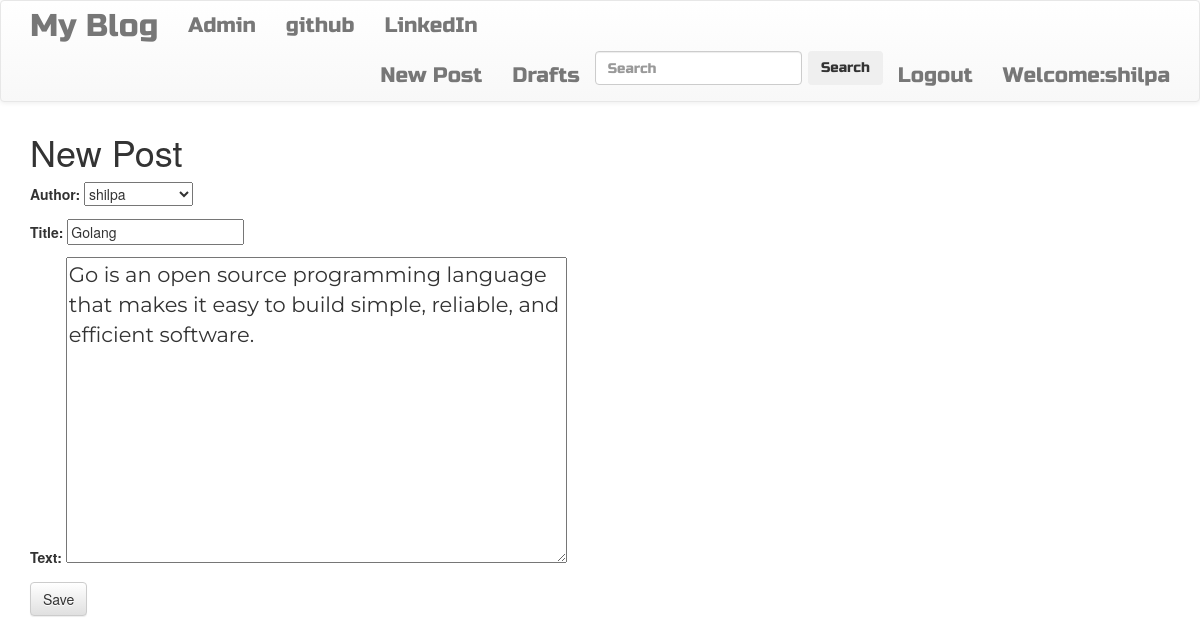
The app's page /post/5/edit/ (signed in) with its own data.
### blog_site1/models.py (models this page shows, shortened)
class Post(models.Model):
    author=models.ForeignKey('auth.User',on_delete=models.CASCADE)
    title=models.CharField(max_length=200)
    text=models.TextField()
    image=models.ImageField(upload_to='blog_site/images',default="")
    created_date=models.DateTimeField(default=timezone.now)
    published_date=models.DateTimeField(blank=True,null=True)

### blog_site1/views.py (the view)
# urls.py: url(r'^post/(?P<pk>\d+)/edit/$',views.PostUpdateView.as_view(),name='post_edit'),
class PostUpdateView(LoginRequiredMixin,UpdateView):
    login_url='/login/'
    redirect_field_name='blog_site1/post_detail.html'
    form_class= PostForm
    model=Post

### blog_site1/forms.py
class PostForm(forms.ModelForm):
    class Meta():
        model=Post
        fields=('author','title','text')
        widgets = {
            'title':forms.TextInput(attrs={'class':'textinputclass'}),
            'text':forms.Textarea(attrs={'class':'editable medium-editor-textarea postcontent'})
        }

### blog_site1/templates/blog_site1/post_form.html (shortened to what this page needs)
{%extends "blog_site1/base.html" %}
{% block content%}
<h1>New Post</h1>
<form class="post-form"  method="POST">
    {{form.as_p}}
    <button type="submit" class='save btn btn-default' name="button">Save</button>
</form>
{% endblock %}

### blog_site1/templates/blog_site1/base.html (shortened to what this page needs)
<!DOCTYPE html>
{% load static %}
<html>
    <head>
<link rel="stylesheet" href="https://maxcdn.bootstrapcdn.com/bootstrap/3.3.7/css/bootstrap.min.css">
<link rel="stylesheet" href="https://maxcdn.bootstrapcdn.com/bootstrap/3.3.7/css/bootstrap-theme.min.css">
<link rel="stylesheet" href="//cdn.jsdelivr.net/npm/medium-editor@latest/dist/css/medium-editor.min.css" type="text/css" media="screen" charset="utf-8">
<link rel="stylesheet" href="{% static 'css/blog.css' %}">
</head>
    <body class="loader">
        <nav class="navbar navbar-default techfont custom-navbar">
            <div class="container">
                <ul class="nav navbar-nav">
                <li><a class="navbar-brand bigbrand" href="{%url 'post_list'%}">My Blog</a></li>
                <li><a   href="{%url 'admin:index'%}">Admin</a></li>
                <li><a   href="https://www.github.com">github</a></li>
                <li><a   href="https://www.linkedin.com">LinkedIn</a></li>
            </ul>
            <ul class="nav navbar-nav navbar-right">
                {% if  user.is_authenticated %}
                <li>
                    <a href="{%url 'post_new' %}">New Post</a>
                </li>
                <li>
                    <a href="{%url 'post_draft_list' %}">Drafts</a>
                </li>
                <li>
                    <form method="get" action="/search" class="form-inline my-2 my-lg-0">
                        <input class="form-control mr-sm-2" type="search" placeholder="Search"
                        aria-label="Search" name="search" id="search">
                        <button class="btn btn-outline-success my-2 my-sm-0" type="submit">Search</button>
                    </form>
                </li>
                <li>
                    <a href="{%url 'logout' %}">Logout</a>
                </li>
                <li>
                    <a>Welcome:{{user.username}}</a>
                </li>
                    {% else %}
                  <li>
                      <a class='nav navbar-right' href="{% url 'login' %}"><span class='glyphicon glyphicon-user'></span></a></li>
                {% endif %}
            </ul>
            </div>
        </nav>
        <div class ="content container">
            <div class="row">
                <div class="col-md-8">
                    <div class="blog_posts">
                        {%block content %}
                        {%endblock%}
                    </div>
                </div>
            </div>
        </div>
    </body class="loader">
</html>

### blog_site1/static/css/blog.css (style rules this page uses)
.techfont { font-family: 'Russo One',sans-serif; font-size:1.5em; margin-bottom:10px; }
.bigbrand { font-size:1.5em; }
.postcontent { font-family:'Montserrat'; font-size:1.5em; }
.loader { filter:hue-rotate(0deg); color:linear-gradient(45deg,#0f8,#08f); animation:hue 10000ms infinite linear; }

### records on screen
Post: author "shilpa", title "Golang", text "Go is an open source programming language that makes it easy to build simple, reliable, and efficient software."

### other values on screen
{{ user.username }} "shilpa"
